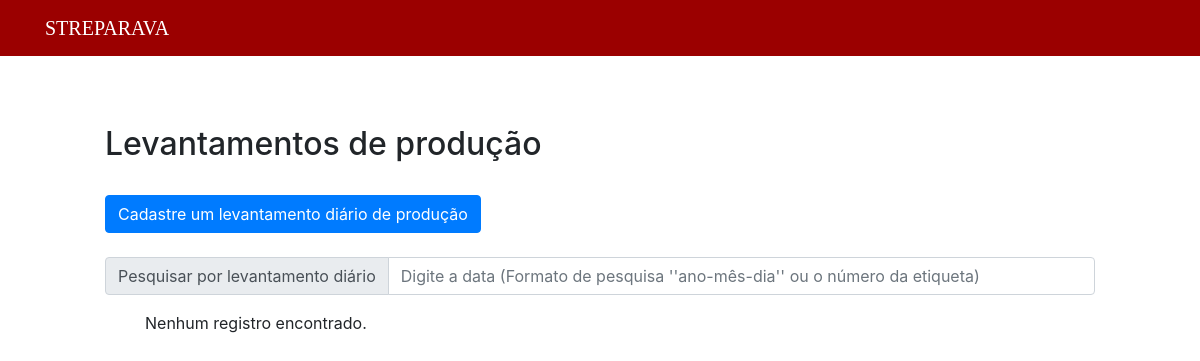
The app's page /public/final35/listFinal35.php, older data.
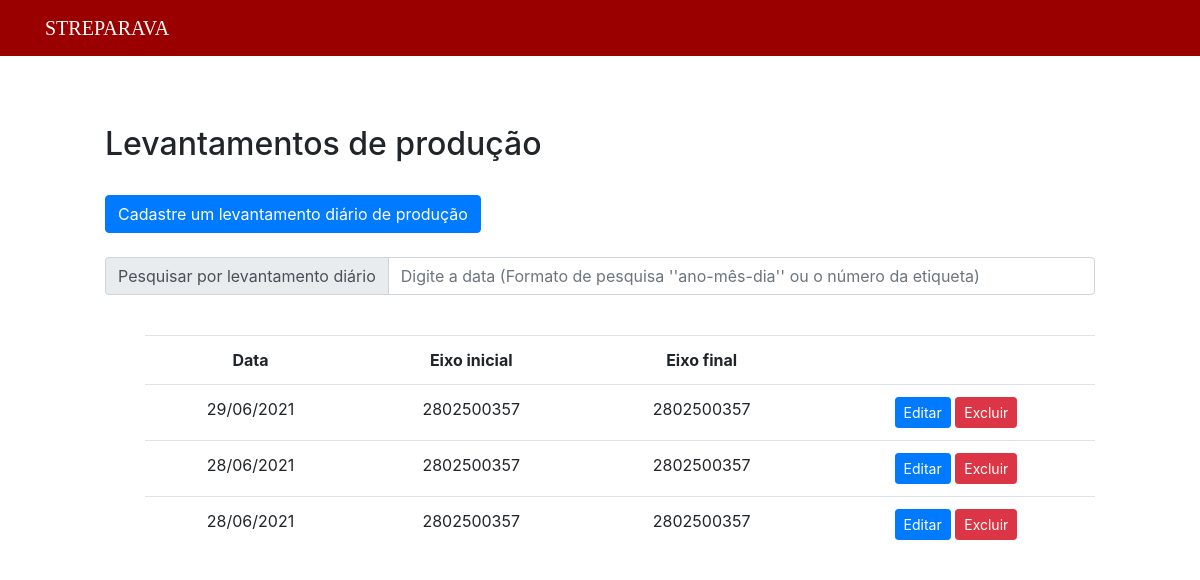
The same page, newer data.
### tables this page shows
CREATE TABLE `levantamento35f` (
  `id_levantamento35` int(11) NOT NULL,
  `data` date NOT NULL,
  `prod7` int(11) NOT NULL,
  `t7` int(11) NOT NULL,
  `obs7` text NOT NULL,
  `prod8` int(11) NOT NULL,
  `t8` int(11) NOT NULL,
  `obs8` text NOT NULL,
  `prod9` int(11) NOT NULL,
  `t9` int(11) NOT NULL,
  `obs9` text NOT NULL,
  `prod10` int(11) NOT NULL,
  `t10` int(11) NOT NULL,
  `obs10` text NOT NULL,
  `prod11` int(11) NOT NULL,
  `t11` int(11) NOT NULL,
  `obs11` text NOT NULL,
  `prod12` int(11) NOT NULL,
  `t12` int(11) NOT NULL,
  `obs12` text NOT NULL,
  `prod13` int(11) NOT NULL,
  `t13` int(11) NOT NULL,
  `obs13` text NOT NULL,
  `prod14` int(11) NOT NULL,
  `t14` int(11) NOT NULL,
  `obs14` text NOT NULL,
  `prod15` int(11) NOT NULL,
  `t15` int(11) NOT NULL,
  `obs15` text NOT NULL,
  `prod16` int(11) NOT NULL,
  `t16` int(11) NOT NULL,
  `obs16` text NOT NULL,
  `total` int(11) NOT NULL,
  `tempo_total` int(11) NOT NULL,
  `etiqueta1` bigint(20) NOT NULL,
  `etiqueta2` bigint(20) NOT NULL
);

### public/final35/listFinal35NoSearch.php (the view, shortened to what this page needs)
<?php
include("../../data/connection.php");
$sql = "SELECT *, DATE_FORMAT(data,'%d/%m/%Y') as datas FROM levantamento35f order by data DESC";
$dadosLevantamento35 = $connection->query($sql);
if ($dadosLevantamento35->num_rows > 0) {
?>
    <div style="margin-left: 100px; margin-right: 100px;">
        <br>
        <table class="table" style="text-align: center;">
            <tr>
                <th>Data</th>
                <th>Eixo inicial</th>
                <th>Eixo final</th>
                <th></th>
            </tr>
            <?php
            while ($exibir = $dadosLevantamento35->fetch_assoc()) {
            ?>
                <tr>
                    <td><?php echo $exibir["datas"] ?></td>
                    <td><?php echo $exibir["etiqueta1"] ?></td>
                    <td><?php echo $exibir["etiqueta2"] ?></td>
                    <td>
                        <button type="button" class="btn btn-primary btn-sm">
                            <a href="editFinal35.php?id=<?php echo $exibir["id_levantamento35"] ?>" style="text-decoration: none; color: white">Editar</a>
                        </button>
                        <button type="submit" class="btn btn-danger btn-sm" formmethod="post">
                            <a href="deleteFinal35.php?id=<?php echo $exibir["id_levantamento35"] ?>" style="text-decoration: none; color: white"> Excluir </a>
                        </button>
                    </td>
                </tr>
            <?php
            }
            ?>
        </table>
    </div>
<?php
} else { ?>
    <div style="margin-left: 100px; margin-right: 100px;">
    <?php
    echo "Nenhum registro encontrado.";
}
    ?>

### public/Template/header.php (shortened to what this page needs)
<!DOCTYPE html>
<html lang="en">
<head>
  <link rel="stylesheet" href="https://maxcdn.bootstrapcdn.com/bootstrap/4.5.2/css/bootstrap.min.css">
  <link rel="stylesheet" href="../Styles/main.css" />
</head>
<body>
  <nav class="navbar navbar-expand-lg navbar-dark fixed-top" style="background-color: #9b0000; font-family: Impact, fantasy; font-size: xx-large;font-size: 50px">
    <div class="container">
      <a class="navbar-brand" font-weight: bold href="../home/home.php">STREPARAVA</a>
    </div>
  </nav>
  <br>
  <br>
</body>
</html>

### public/final35/listFinal35.php (shortened to what this page needs)
<?php include("../Template/header.php") ?>
<?php include("../../data/connection.php") ?>
<body>
    <div style="margin-left: 100px; margin-right: 100px;">
        <h2>Levantamentos de produção</h2>
        <br>
    <div class="buttons">
                <a href="../final35/createFinal35.php" class="btn btn-primary">Cadastre um levantamento diário de produção</a>
        </div>
    <br>
    <form method="POST" id="form-pesquisa" action="">
	<div class="input-group mb-3">
	<div class="input-group-prepend">
                    <span class="input-group-text" id="inputGroup-sizing-default">Pesquisar por levantamento diário</span>
                </div>
				<input type="text" name="pesquisa" class="form-control" id="pesquisa" aria-label="Default" placeholder="Digite a data (Formato de pesquisa ''ano-mês-dia'' ou o número da etiqueta)" aria-describedby="inputGroup-sizing-default">
	</div>
    </div>
    <ul class="resultado">
	<?php include("../final35/listFinal35NoSearch.php") ?>
	</ul>
</body>

### public/Styles/main.css (style rules this page uses)
body { padding: 5px; }

Row changes from the older to the newer data that the page shows:
added levantamento35f: datas "29/06/2021", etiqueta1 "2802500357", etiqueta2 "2802500357"
added levantamento35f: datas "28/06/2021", etiqueta1 "2802500357", etiqueta2 "2802500357"
added levantamento35f: datas "28/06/2021", etiqueta1 "2802500357", etiqueta2 "2802500357"
Text that changed along with them:
text no longer shown: "Nenhum registro encontrado."
text now shown: "Data Eixo inicial Eixo final"
